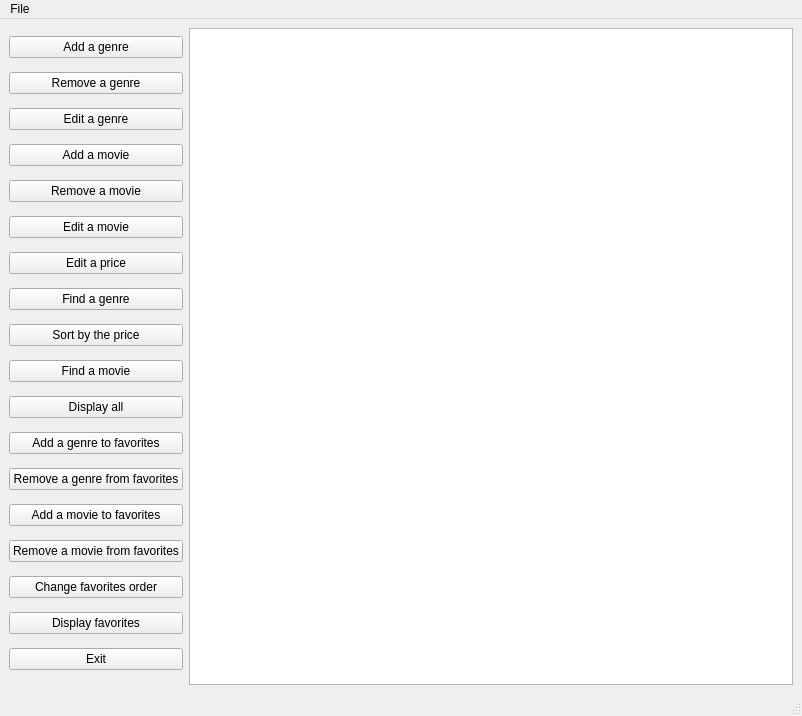
<?xml version="1.0" encoding="UTF-8"?>
<ui version="4.0">
 <class>MainWindow</class>
 <widget class="QMainWindow" name="MainWindow">
  <property name="geometry">
   <rect>
    <x>0</x>
    <y>0</y>
    <width>802</width>
    <height>716</height>
   </rect>
  </property>
  <property name="windowTitle">
   <string>MainWindow</string>
  </property>
  <widget class="QWidget" name="centralwidget">
   <layout class="QHBoxLayout" name="horizontalLayout">
    <item>
     <layout class="QVBoxLayout" name="verticalLayout">
      <item>
       <widget class="QPushButton" name="add_genre">
        <property name="cursor">
         <cursorShape>PointingHandCursor</cursorShape>
        </property>
        <property name="toolTip">
         <string>&lt;html&gt;&lt;head/&gt;&lt;body&gt;&lt;p&gt;Adds a new genre to the cinema&lt;/p&gt;&lt;/body&gt;&lt;/html&gt;</string>
        </property>
        <property name="text">
         <string>Add a genre</string>
        </property>
       </widget>
      </item>
      <item>
       <widget class="QPushButton" name="remove_genre">
        <property name="toolTip">
         <string>&lt;html&gt;&lt;head/&gt;&lt;body&gt;&lt;p&gt;Removes a specific genre from the cinema&lt;/p&gt;&lt;/body&gt;&lt;/html&gt;</string>
        </property>
        <property name="text">
         <string>Remove a genre</string>
        </property>
       </widget>
      </item>
      <item>
       <widget class="QPushButton" name="edit_genre">
        <property name="toolTip">
         <string>&lt;html&gt;&lt;head/&gt;&lt;body&gt;&lt;p&gt;Edits a specific genre in the cinema&lt;/p&gt;&lt;/body&gt;&lt;/html&gt;</string>
        </property>
        <property name="text">
         <string>Edit a genre</string>
        </property>
       </widget>
      </item>
      <item>
       <widget class="QPushButton" name="add_movie">
        <property name="toolTip">
         <string>&lt;html&gt;&lt;head/&gt;&lt;body&gt;&lt;p&gt;Adds a new movie to the cinema&lt;/p&gt;&lt;/body&gt;&lt;/html&gt;</string>
        </property>
        <property name="text">
         <string>Add a movie</string>
        </property>
       </widget>
      </item>
      <item>
       <widget class="QPushButton" name="remove_movie">
        <property name="toolTip">
         <string>&lt;html&gt;&lt;head/&gt;&lt;body&gt;&lt;p&gt;Removes a specific movie from the cinema&lt;/p&gt;&lt;/body&gt;&lt;/html&gt;</string>
        </property>
        <property name="text">
         <string>Remove a movie</string>
        </property>
       </widget>
      </item>
      <item>
       <widget class="QPushButton" name="edit_movie">
        <property name="toolTip">
         <string>&lt;html&gt;&lt;head/&gt;&lt;body&gt;&lt;p&gt;Edits a specific movie in the cinema&lt;/p&gt;&lt;/body&gt;&lt;/html&gt;</string>
        </property>
        <property name="text">
         <string>Edit a movie</string>
        </property>
       </widget>
      </item>
      <item>
       <widget class="QPushButton" name="edit_price">
        <property name="toolTip">
         <string>&lt;html&gt;&lt;head/&gt;&lt;body&gt;&lt;p&gt;Edits price of a specific movie in the cinema&lt;/p&gt;&lt;/body&gt;&lt;/html&gt;</string>
        </property>
        <property name="text">
         <string>Edit a price</string>
        </property>
       </widget>
      </item>
      <item>
       <widget class="QPushButton" name="find_genre">
        <property name="toolTip">
         <string>&lt;html&gt;&lt;head/&gt;&lt;body&gt;&lt;p&gt;Finds a specific  genre in the cinema&lt;/p&gt;&lt;/body&gt;&lt;/html&gt;</string>
        </property>
        <property name="text">
         <string>Find a genre</string>
        </property>
       </widget>
      </item>
      <item>
       <widget class="QPushButton" name="sorted_genre">
        <property name="toolTip">
         <string>&lt;html&gt;&lt;head/&gt;&lt;body&gt;&lt;p&gt;Sorts the movies by their prices&lt;/p&gt;&lt;/body&gt;&lt;/html&gt;</string>
        </property>
        <property name="text">
         <string>Sort by the price</string>
        </property>
       </widget>
      </item>
      <item>
       <widget class="QPushButton" name="find_movie">
        <property name="toolTip">
         <string>&lt;html&gt;&lt;head/&gt;&lt;body&gt;&lt;p&gt;Finds a specific movie in the cinema&lt;/p&gt;&lt;/body&gt;&lt;/html&gt;</string>
        </property>
        <property name="text">
         <string>Find a movie</string>
        </property>
       </widget>
      </item>
      <item>
       <widget class="QPushButton" name="display">
        <property name="toolTip">
         <string>&lt;html&gt;&lt;head/&gt;&lt;body&gt;&lt;p&gt;Display all movies in the cinema&lt;/p&gt;&lt;/body&gt;&lt;/html&gt;</string>
        </property>
        <property name="text">
         <string>Display all</string>
        </property>
       </widget>
      </item>
      <item>
       <widget class="QPushButton" name="favorites_add_genre">
        <property name="toolTip">
         <string>&lt;html&gt;&lt;head/&gt;&lt;body&gt;&lt;p&gt;Adds a new genre to the favorites list&lt;/p&gt;&lt;/body&gt;&lt;/html&gt;</string>
        </property>
        <property name="text">
         <string>Add a genre to favorites</string>
        </property>
       </widget>
      </item>
      <item>
       <widget class="QPushButton" name="favorites_remove_genre">
        <property name="toolTip">
         <string>&lt;html&gt;&lt;head/&gt;&lt;body&gt;&lt;p&gt;Removes a specific genre from the favorites list&lt;/p&gt;&lt;/body&gt;&lt;/html&gt;</string>
        </property>
        <property name="text">
         <string>Remove a genre from favorites</string>
        </property>
       </widget>
      </item>
      <item>
       <widget class="QPushButton" name="favorites_add_movie">
        <property name="toolTip">
         <string>&lt;html&gt;&lt;head/&gt;&lt;body&gt;&lt;p&gt;Adds a new movie to the favorites list&lt;/p&gt;&lt;/body&gt;&lt;/html&gt;</string>
        </property>
        <property name="text">
         <string>Add a movie to favorites</string>
        </property>
       </widget>
      </item>
      <item>
       <widget class="QPushButton" name="favorites_remove_movie">
        <property name="toolTip">
         <string>&lt;html&gt;&lt;head/&gt;&lt;body&gt;&lt;p&gt;Removes a specific movie from the favorites list&lt;/p&gt;&lt;/body&gt;&lt;/html&gt;</string>
        </property>
        <property name="text">
         <string>Remove a movie from favorites</string>
        </property>
       </widget>
      </item>
      <item>
       <widget class="QPushButton" name="change_order">
        <property name="toolTip">
         <string>&lt;html&gt;&lt;head/&gt;&lt;body&gt;&lt;p&gt;Change orders in the favorites list&lt;/p&gt;&lt;/body&gt;&lt;/html&gt;</string>
        </property>
        <property name="text">
         <string>Change favorites order</string>
        </property>
       </widget>
      </item>
      <item>
       <widget class="QPushButton" name="display_favorites">
        <property name="toolTip">
         <string>&lt;html&gt;&lt;head/&gt;&lt;body&gt;&lt;p&gt;Displays the favorites list&lt;/p&gt;&lt;/body&gt;&lt;/html&gt;</string>
        </property>
        <property name="text">
         <string>Display favorites</string>
        </property>
       </widget>
      </item>
      <item>
       <widget class="QPushButton" name="exit">
        <property name="toolTip">
         <string>&lt;html&gt;&lt;head/&gt;&lt;body&gt;&lt;p&gt;Exits from the app&lt;/p&gt;&lt;/body&gt;&lt;/html&gt;</string>
        </property>
        <property name="text">
         <string>Exit</string>
        </property>
       </widget>
      </item>
     </layout>
    </item>
    <item>
     <widget class="QTextEdit" name="textEdit"/>
    </item>
   </layout>
  </widget>
  <widget class="QMenuBar" name="menubar">
   <property name="geometry">
    <rect>
     <x>0</x>
     <y>0</y>
     <width>802</width>
     <height>26</height>
    </rect>
   </property>
   <widget class="QMenu" name="menuFile">
    <property name="title">
     <string>File</string>
    </property>
    <addaction name="actionSave"/>
    <addaction name="actionLoad"/>
    <addaction name="separator"/>
    <addaction name="actionExport"/>
    <addaction name="actionImport"/>
   </widget>
   <addaction name="menuFile"/>
  </widget>
  <widget class="QStatusBar" name="statusbar"/>
  <action name="actionSave">
   <property name="text">
    <string>Save</string>
   </property>
   <property name="shortcut">
    <string>Ctrl+S</string>
   </property>
  </action>
  <action name="actionLoad">
   <property name="text">
    <string>Load</string>
   </property>
   <property name="shortcut">
    <string>Ctrl+L</string>
   </property>
  </action>
  <action name="actionExport">
   <property name="text">
    <string>Export</string>
   </property>
   <property name="shortcut">
    <string>Ctrl+E</string>
   </property>
  </action>
  <action name="actionImport">
   <property name="text">
    <string>Import</string>
   </property>
   <property name="shortcut">
    <string>Ctrl+I</string>
   </property>
  </action>
 </widget>
 <resources/>
 <connections/>
</ui>
